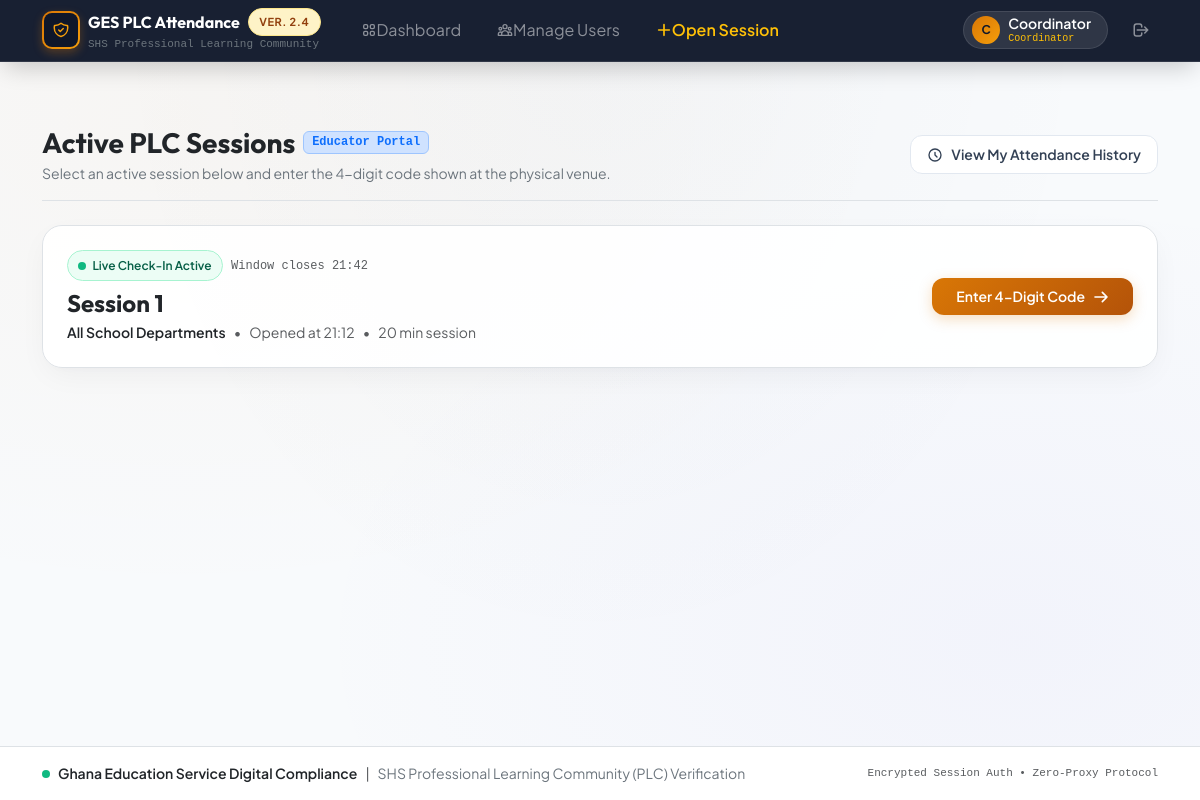
/teacher/ (signed in), run on the app's committed database.
### models.py (models this page shows, shortened)
class User(UserMixin, db.Model):
    __tablename__ = "users"
    id = db.Column(db.Integer, primary_key=True)
    name = db.Column(db.String(120), nullable=False)
    email = db.Column(db.String(160), unique=True, nullable=False, index=True)
    password_hash = db.Column(db.String(255), nullable=False)
    role = db.Column(db.String(20), nullable=False, default="teacher")  # 'admin' | 'teacher'
    department = db.Column(db.String(120), nullable=True)
    is_approved = db.Column(db.Boolean, default=False, nullable=False)
    created_at = db.Column(db.DateTime, default=datetime.utcnow)
    sessions_created = db.relationship(
        "PLCSession", backref="creator", lazy=True, cascade="all, delete-orphan"
    )
    attendance_records = db.relationship(
        "Attendance", backref="user", lazy=True, cascade="all, delete-orphan"
    )
    @property
    def is_admin(self) -> bool:
        return self.role == "admin"

class PLCSession(db.Model):
    __tablename__ = "sessions"
    id = db.Column(db.Integer, primary_key=True)
    title = db.Column(db.String(200), nullable=False)
    department = db.Column(db.String(120), nullable=True)
    date = db.Column(db.DateTime, default=datetime.utcnow, nullable=False)
    duration_minutes = db.Column(db.Integer, nullable=False, default=60)
    access_code = db.Column(db.String(4), nullable=False)  # FR-03: rolling 4-digit token
    is_active = db.Column(db.Boolean, default=True, nullable=False)
    opened_at = db.Column(db.DateTime, default=datetime.utcnow)
    closed_at = db.Column(db.DateTime, nullable=True)
    creator_id = db.Column(db.Integer, db.ForeignKey("users.id"), nullable=False)
    latitude = db.Column(db.Float, nullable=True)
    longitude = db.Column(db.Float, nullable=True)
    radius_meters = db.Column(db.Float, nullable=False, default=150.0)
    attendance = db.relationship(
        "Attendance", backref="session", lazy=True, cascade="all, delete-orphan"
    )
    def window_expires_at(self, window_minutes: int) -> datetime:
        return self.opened_at + timedelta(minutes=window_minutes)

### routes/teacher.py (the view)
@teacher_bp.route("/")
@login_required
def dashboard():
    active_sessions = PLCSession.query.filter_by(is_active=True).order_by(
        PLCSession.opened_at.desc()
    ).all()
    my_checkin_session_ids = {
        a.session_id for a in Attendance.query.filter_by(user_id=current_user.id).all()
    }
    return render_template(
        "teacher/dashboard.html",
        active_sessions=active_sessions,
        checked_in=my_checkin_session_ids,
        window_minutes=Config.SESSION_WINDOW_MINUTES,
    )

### templates/teacher/dashboard.html (shortened to what this page needs)
{% extends "base.html" %}
{% block content %}
<div class="space-y-4">
  <div class="d-flex flex-column flex-sm-row align-items-sm-center justify-content-between gap-3 pb-3 mb-4 border-bottom border-slate-200">
    <div>
      <div class="d-flex align-items-center gap-2">
        <h1 class="font-display h3 fw-bolder text-dark mb-0">Active PLC Sessions</h1>
        <span class="badge bg-primary-subtle text-primary border border-primary-subtle font-monospace small">Educator Portal</span>
      </div>
      <p class="text-secondary small mb-0 mt-1">Select an active session below and enter the 4-digit code shown at the physical venue.</p>
    </div>
    <a href="{{ url_for('teacher.history') }}" class="btn-secondary-custom py-2 px-3 small">
      <svg width="16" height="16" fill="none" viewBox="0 0 24 24" stroke="currentColor" stroke-width="2">
        <path stroke-linecap="round" stroke-linejoin="round" d="M12 8v4l3 3m6-3a9 9 0 11-18 0 9 9 0 0118 0z" />
      </svg>
      <span>View My Attendance History</span>
    </a>
  </div>
  {% if active_sessions %}
  <div class="d-flex flex-column gap-3">
    {% for s in active_sessions %}
    <div class="glass-panel hover-elevate p-4 border border-slate-200">
      <div class="d-flex flex-column flex-sm-row align-items-sm-center justify-content-between gap-3">
        <div>
          <div class="d-flex align-items-center gap-2 mb-2">
            <span class="badge-status-open">
              <span class="live-pulse-dot"></span>
              Live Check-In Active
            </span>
            <span class="text-muted small font-monospace" style="font-size: 0.75rem;">
              Window closes {{ s.window_expires_at(window_minutes).strftime('%H:%M') }}
            </span>
          </div>
          <h4 class="font-display fw-bold text-dark mb-1">{{ s.title }}</h4>
          <p class="text-muted small mb-0 d-flex flex-wrap align-items-center gap-2">
            <span class="fw-semibold text-dark">{{ s.department or "All School Departments" }}</span>
            <span>&bull;</span>
            <span>Opened at {{ s.opened_at.strftime('%H:%M') }}</span>
            <span>&bull;</span>
            <span>{{ s.duration_minutes }} min session</span>
          </p>
        </div>
        <div class="d-flex align-items-center">
          {% if s.id in checked_in %}
            <div class="d-flex align-items-center gap-2 px-3 py-2 bg-success-subtle text-success-emphasis border border-success-subtle rounded-3 shadow-sm">
              <div class="avatar-circle avatar-circle-emerald" style="width: 26px; height: 26px;">
                <svg width="14" height="14" fill="none" viewBox="0 0 24 24" stroke="currentColor" stroke-width="3">
                  <path stroke-linecap="round" stroke-linejoin="round" d="M5 13l4 4L19 7" />
                </svg>
              </div>
              <div>
                <p class="small fw-bold mb-0 lh-1">Verified Present</p>
                <p class="text-success mb-0 mt-0.5 lh-1" style="font-size: 0.6875rem;">Attendance Recorded</p>
              </div>
            </div>
          {% else %}
            <a href="{{ url_for('teacher.checkin', session_id=s.id) }}" class="btn-gold-custom py-2 px-4 small w-100 w-sm-auto">
              <span>Enter 4-Digit Code</span>
              <svg width="16" height="16" fill="none" viewBox="0 0 24 24" stroke="currentColor" stroke-width="2.5">
                <path stroke-linecap="round" stroke-linejoin="round" d="M14 5l7 7m0 0l-7 7m7-7H3" />
              </svg>
            </a>
          {% endif %}
        </div>
      </div>
    </div>
    {% endfor %}
  </div>
  {% endif %}
</div>
{% endblock %}

### templates/base.html (shortened to what this page needs)
<!DOCTYPE html>
<html lang="en" class="h-100">
<head>
  <link rel="stylesheet" href="https://cdn.jsdelivr.net/npm/bootstrap@5.3.3/dist/css/bootstrap.min.css">
  <link rel="stylesheet" href="{{ url_for('static', filename='css/main.css') }}">
</head>
<body class="d-flex flex-column h-100">
  <nav class="navbar navbar-expand-lg navbar-dark app-navbar sticky-top py-2">
    <div class="container-xl">
      <a class="navbar-brand d-flex align-items-center gap-2 py-0 me-4" href="{{ url_for('index') }}">
        <div class="brand-crest">
          <div class="brand-crest-inner">
          </div>
        </div>
        <div>
          <div class="d-flex align-items-center gap-2">
            <span class="font-display fw-bold text-white fs-6 tracking-tight">GES PLC Attendance</span>
            <span class="badge-compliance d-none d-md-inline-block">Ver. 2.4</span>
          </div>
          <p class="text-secondary small mb-0 font-monospace" style="font-size: 0.6875rem;">SHS Professional Learning Community</p>
        </div>
      </a>
      <div class="collapse navbar-collapse" id="navbarMain">
        <ul class="navbar-nav me-auto mb-2 mb-lg-0 gap-1">
          {% if current_user.is_authenticated %}
            {% if current_user.is_admin %}
              <li class="nav-item">
                <a class="nav-link text-white-50 hover-text-white d-flex align-items-center gap-1.5 px-3 py-2 rounded-2" href="{{ url_for('admin.dashboard') }}">
                  <span>Dashboard</span>
                </a>
              </li>
              <li class="nav-item">
                <a class="nav-link text-white-50 hover-text-white d-flex align-items-center gap-1.5 px-3 py-2 rounded-2" href="{{ url_for('admin.users_list') }}">
                  <span>Manage Users</span>
                </a>
              </li>
              <li class="nav-item">
                <a class="nav-link text-warning d-flex align-items-center gap-1.5 px-3 py-2 rounded-2 fw-semibold" href="{{ url_for('admin.new_session') }}">
                  <svg width="16" height="16" fill="none" viewBox="0 0 24 24" stroke="currentColor" stroke-width="2.5">
                    <path stroke-linecap="round" stroke-linejoin="round" d="M12 4v16m8-8H4" />
                  </svg>
                  <span>Open Session</span>
                </a>
              </li>
            {% endif %}
          {% endif %}
        </ul>
        <div class="d-flex align-items-center gap-2 gap-sm-3">
          {% if current_user.is_authenticated %}
            <div class="d-flex align-items-center gap-2 bg-white bg-opacity-10 border border-white border-opacity-10 px-2 py-1 rounded-pill">
              <div class="avatar-circle avatar-circle-gold" style="width: 28px; height: 28px; font-size: 0.75rem;">
                {{ current_user.name[:1]|upper }}
              </div>
              <div class="d-none d-sm-block text-start pe-2">
                <p class="mb-0 text-white small fw-semibold lh-1">{{ current_user.name.split()[0] }}</p>
                <p class="mb-0 text-warning font-monospace lh-1 mt-1" style="font-size: 0.625rem;">
                  {{ 'Coordinator' if current_user.is_admin else 'Educator' }}
                </p>
              </div>
            </div>
            <a href="{{ url_for('auth.logout') }}" title="Sign Out" class="btn btn-sm btn-outline-light border-0 text-white-50 hover-text-danger d-flex align-items-center justify-content-center p-2 rounded-2">
              <svg width="18" height="18" fill="none" viewBox="0 0 24 24" stroke="currentColor" stroke-width="2">
                <path stroke-linecap="round" stroke-linejoin="round" d="M17 16l4-4m0 0l-4-4m4 4H7m6 4v1a3 3 0 01-3 3H6a3 3 0 01-3-3V7a3 3 0 013-3h4a3 3 0 013 3v1" />
              </svg>
            </a>
          {% endif %}
        </div>
      </div>
    </div>
  </nav>
  <div class="container-xl pt-3">
  </div>
  <main class="flex-shrink-0 py-4 py-lg-5 animate-fade-in-up">
    <div class="container-xl">
      {% block content %}{% endblock %}
    </div>
  </main>
  <footer class="footer mt-auto py-3 bg-white border-top border-slate-200">
    <div class="container-xl d-flex flex-column flex-sm-row align-items-center justify-content-between gap-2 text-secondary small">
      <div class="d-flex align-items-center gap-2">
        <span class="live-pulse-dot"></span>
        <span class="fw-semibold text-dark">Ghana Education Service Digital Compliance</span>
        <span class="d-none d-md-inline text-muted">|</span>
        <span class="d-none d-md-inline">SHS Professional Learning Community (PLC) Verification</span>
      </div>
      <div class="text-muted font-monospace" style="font-size: 0.6875rem;">
        Encrypted Session Auth &bull; Zero-Proxy Protocol
      </div>
    </div>
  </footer>
</body>
</html>

### data on the page
User: name "C", name "Coordinator", role "Coordinator"

### other printed values
{{ s.window_expires_at(window_minutes).strftime('%H:%M') }} "21:42"
{{ s.title }} "Session 1"
{{ s.department or "All School Departments" }} "All School Departments"
{{ s.opened_at.strftime('%H:%M') }} "21:12"
{{ s.duration_minutes }} "20"
